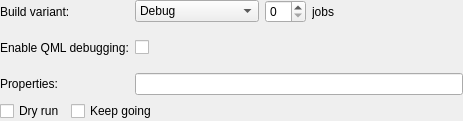
<?xml version="1.0" encoding="UTF-8"?>
<ui version="4.0">
 <class>QbsProjectManager::Internal::QbsBuildStepConfigWidget</class>
 <widget class="QWidget" name="QbsProjectManager::Internal::QbsBuildStepConfigWidget">
  <property name="geometry">
   <rect>
    <x>0</x>
    <y>0</y>
    <width>463</width>
    <height>121</height>
   </rect>
  </property>
  <layout class="QGridLayout" name="gridLayout">
   <property name="leftMargin">
    <number>0</number>
   </property>
   <property name="topMargin">
    <number>0</number>
   </property>
   <property name="rightMargin">
    <number>0</number>
   </property>
   <property name="bottomMargin">
    <number>0</number>
   </property>
   <item row="0" column="0">
    <widget class="QLabel" name="buildVariantLabel">
     <property name="text">
      <string>Build variant:</string>
     </property>
    </widget>
   </item>
   <item row="0" column="1">
    <widget class="QComboBox" name="buildVariantComboBox">
     <property name="sizePolicy">
      <sizepolicy hsizetype="Expanding" vsizetype="Fixed">
       <horstretch>0</horstretch>
       <verstretch>0</verstretch>
      </sizepolicy>
     </property>
     <item>
      <property name="text">
       <string>Debug</string>
      </property>
     </item>
     <item>
      <property name="text">
       <string>Release</string>
      </property>
     </item>
    </widget>
   </item>
   <item row="0" column="2">
    <widget class="QSpinBox" name="jobSpinBox"/>
   </item>
   <item row="0" column="3">
    <widget class="QLabel" name="jobsLabel">
     <property name="text">
      <string>jobs</string>
     </property>
    </widget>
   </item>
   <item row="0" column="4">
    <spacer name="spacer">
     <property name="orientation">
      <enum>Qt::Horizontal</enum>
     </property>
     <property name="sizeHint" stdset="0">
      <size>
       <width>15</width>
       <height>5</height>
      </size>
     </property>
    </spacer>
   </item>
   <item row="1" column="0">
    <widget class="QLabel" name="qmlDebuggingLabel">
     <property name="text">
      <string>Enable QML debugging:</string>
     </property>
    </widget>
   </item>
   <item row="1" column="1" colspan="4">
    <layout class="QHBoxLayout" name="horizontalLayout">
     <item>
      <widget class="QCheckBox" name="qmlDebuggingLibraryCheckBox">
       <property name="text">
        <string/>
       </property>
      </widget>
     </item>
     <item>
      <widget class="QLabel" name="qmlDebuggingWarningIcon">
       <property name="text">
        <string/>
       </property>
       <property name="pixmap">
        <pixmap>:/projectexplorer/images/compile_warning.png</pixmap>
       </property>
      </widget>
     </item>
     <item>
      <widget class="QLabel" name="qmlDebuggingWarningText">
       <property name="text">
        <string/>
       </property>
      </widget>
     </item>
     <item>
      <spacer name="horizontalSpacer">
       <property name="orientation">
        <enum>Qt::Horizontal</enum>
       </property>
       <property name="sizeHint" stdset="0">
        <size>
         <width>40</width>
         <height>5</height>
        </size>
       </property>
      </spacer>
     </item>
    </layout>
   </item>
   <item row="2" column="0">
    <widget class="QLabel" name="propertyLabel">
     <property name="text">
      <string>Properties:</string>
     </property>
    </widget>
   </item>
   <item row="2" column="1" colspan="4">
    <widget class="QbsPropertyLineEdit" name="propertyEdit"/>
   </item>
   <item row="3" column="0" colspan="5">
    <layout class="QHBoxLayout" name="horizontalLayout_2">
     <item>
      <widget class="QCheckBox" name="dryRunCheckBox">
       <property name="text">
        <string>Dry run</string>
       </property>
      </widget>
     </item>
     <item>
      <widget class="QCheckBox" name="keepGoingCheckBox">
       <property name="text">
        <string>Keep going</string>
       </property>
      </widget>
     </item>
     <item>
      <spacer name="checkBoxSpacer">
       <property name="orientation">
        <enum>Qt::Horizontal</enum>
       </property>
       <property name="sizeHint" stdset="0">
        <size>
         <width>40</width>
         <height>5</height>
        </size>
       </property>
      </spacer>
     </item>
    </layout>
   </item>
  </layout>
 </widget>
 <customwidgets>
  <customwidget>
   <class>QbsPropertyLineEdit</class>
   <extends>QLineEdit</extends>
   <header>qbspropertylineedit.h</header>
  </customwidget>
 </customwidgets>
 <resources/>
 <connections/>
</ui>
